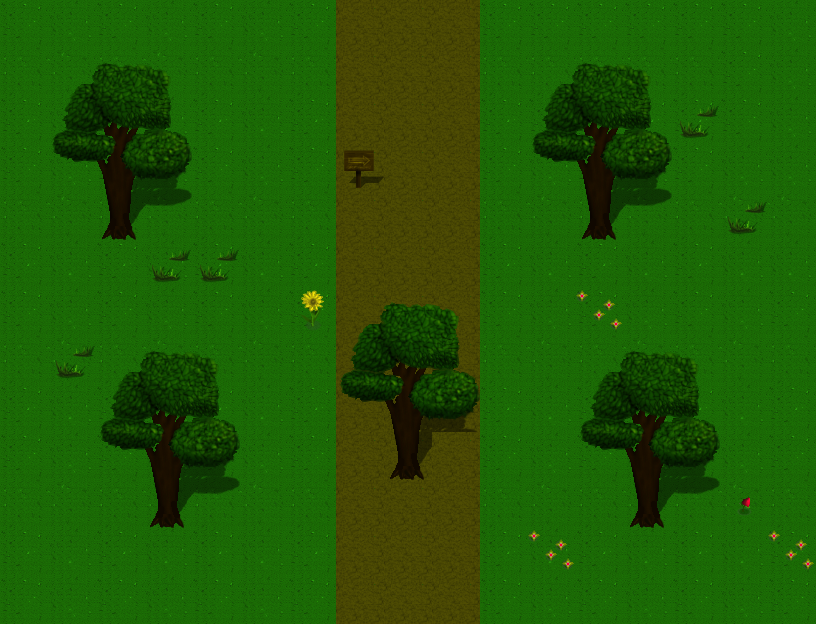

A 2D game scene composited from a Tiled map and its tileset images. What follows is a short description and the map's XML, with every tile layer's data as written:
An orthogonal 17x13 tile map with 48x48 px tiles, 3 tile layers (Tile Layer 1, Object Layer, above Layer), 2 tilesets and 6 objects.

<map version="1.10" tiledversion="1.11.2" orientation="orthogonal" renderorder="right-down" width="17" height="13" tilewidth="48" tileheight="48" infinite="0" nextlayerid="7" nextobjectid="21">
 <tileset firstgid="1" source="TileSet A.tsx" />
 <tileset firstgid="129" source="TileSet B.tsx" />
 <layer id="1" name="Tile Layer 1" width="17" height="13">
  <properties>
   <property name="unity:sortingLayerName" value="background" />
  </properties>
  <data encoding="csv">
1,2,1,2,1,2,1,33,34,33,1,1,1,1,1,1,2,
9,10,9,10,9,10,9,41,42,41,9,9,9,9,9,1,2,
17,18,17,18,17,18,17,49,50,49,17,17,17,17,17,1,2,
1,2,1,2,1,2,1,33,34,33,1,2,1,2,1,2,2,
9,10,9,10,9,10,9,41,42,41,9,10,9,10,9,10,10,
17,18,17,18,17,18,17,49,50,49,17,18,17,18,17,18,18,
1,2,1,2,1,2,1,33,34,33,1,2,1,2,1,2,1,
9,10,9,10,9,10,9,41,42,41,9,10,9,10,9,10,9,
17,18,17,18,17,18,17,49,50,49,17,18,17,18,17,18,17,
1,2,1,2,1,2,1,33,34,33,1,2,1,2,1,2,1,
9,10,9,10,9,10,9,41,42,41,9,10,9,10,9,10,9,
17,18,17,18,17,18,17,49,50,49,17,18,17,18,17,18,17,
1,2,1,2,1,2,1,33,34,33,1,2,1,2,1,2,1
</data>
 </layer>
 <layer id="4" name="Object Layer" width="17" height="13">
  <properties>
   <property name="unity:sortingLayerName" value="object" />
  </properties>
  <data encoding="csv">
0,0,0,0,0,0,0,0,0,0,0,0,0,0,0,0,0,
0,129,130,131,0,0,0,0,0,0,0,129,130,131,0,0,0,
0,145,146,147,0,0,0,0,0,0,0,145,146,147,184,0,0,
0,161,162,163,0,0,0,153,0,0,0,161,162,163,0,0,0,
0,177,178,179,0,0,0,0,0,0,0,177,178,179,0,184,0,
0,0,0,184,184,0,0,0,0,0,0,0,0,0,0,0,0,
0,0,0,0,0,0,216,0,0,0,0,0,199,0,0,0,0,
0,184,129,130,131,0,0,0,0,0,0,0,129,130,131,0,0,
0,0,145,146,147,0,0,0,0,0,0,0,145,146,147,0,0,
0,0,161,162,163,0,0,0,178,0,0,0,161,162,163,0,0,
0,0,177,178,179,0,0,0,0,0,0,0,177,178,179,215,0,
0,0,0,0,0,0,0,0,0,0,0,199,0,0,0,0,199,
0,0,0,0,0,0,0,0,0,0,0,0,0,0,0,0,0
</data>
 </layer>
 <layer id="6" name="above Layer" width="17" height="13">
  <properties>
   <property name="unity:sortingLayerName" value="above object" />
  </properties>
  <data encoding="csv">
0,0,0,0,0,0,0,0,0,0,0,0,0,0,0,0,0,
0,0,0,0,0,0,0,0,0,0,0,0,0,0,0,0,0,
0,0,0,0,0,0,0,0,0,0,0,0,0,0,0,0,0,
0,0,0,0,0,0,0,0,0,0,0,0,0,0,0,0,0,
0,0,0,0,0,0,0,0,0,0,0,0,0,0,0,0,0,
0,0,0,0,0,0,0,0,0,0,0,0,0,0,0,0,0,
0,0,0,0,0,0,0,129,130,131,0,0,0,0,0,0,0,
0,0,0,0,0,0,0,145,146,147,0,0,0,0,0,0,0,
0,0,0,0,0,0,0,161,162,163,0,0,0,0,0,0,0,
0,0,0,0,0,0,0,0,0,0,0,0,0,0,0,0,0,
0,0,0,0,0,0,0,0,0,0,0,0,0,0,0,0,0,
0,0,0,0,0,0,0,0,0,0,0,0,0,0,0,0,0,
0,0,0,0,0,0,0,0,0,0,0,0,0,0,0,0,0
</data>
 </layer>
 <objectgroup id="5" name="Object Layer 1">
  <properties>
   <property name="unity:layer" value="NoPassing" />
  </properties>
  <object id="3" x="288" y="-47" width="242" height="47">
   <properties>
    <property name="unity:layer" value="NoPassing" />
   </properties>
  </object>
  <object id="4" x="479" y="-2" width="51" height="629">
   <properties>
    <property name="unity:layer" value="NoPassing" />
   </properties>
  </object>
  <object id="5" x="288" y="1" width="47" height="625">
   <properties>
    <property name="unity:layer" value="NoPassing" />
   </properties>
  </object>
  <object id="6" x="287" y="625" width="245" height="48">
   <properties>
    <property name="unity:layer" value="NoPassing" />
   </properties>
  </object>
  <object id="19" x="336" y="144" width="47" height="47">
   <properties>
    <property name="unity:layer" value="NoPassing" />
   </properties>
  </object>
  <object id="20" x="384" y="432" width="46" height="48" />
 </objectgroup>
</map>
